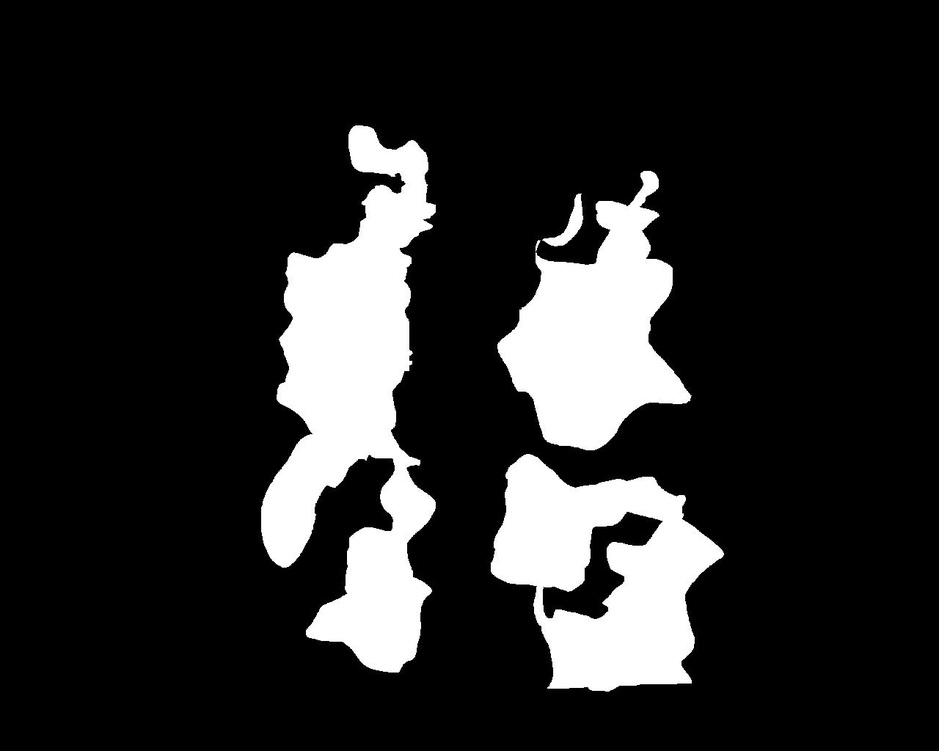
#> input picture data/DefectsMasks/Image23/Image23_Mask_0.jpg, 939 x 751 px, shrunk from 1280 x 1024 before the run, found by its file name
$ python spattering_generation.py
#> lines starting #> are read from the running program, lines starting #| are printed output that depends on the picture; after the words box and inside, x2 and y2 are one past the last pixel; in counts of white or black regions, pixels touching at a corner belong together
import numpy as np
import cv2
import random
from scipy.spatial.distance import cdist
import matplotlib.pyplot as plt

def generate_random_points(mask, min_dist, max_points=100):
    """
    Generate random points in the white areas of a binary mask.
    Points will be at least min_dist apart.

    Args:
    - mask: Binary mask where white areas are valid for point placement.
    - min_dist: Minimum distance between any two points.
    - max_points: Maximum number of points to place.

    Returns:
    - points: List of (x, y) tuples representing the points.
    """
    # Find white pixel coordinates
    white_coords = np.column_stack(np.where(mask == 255))

    points = []
    attempts = 0

    while len(points) < max_points and attempts < max_points * 10:
        # Randomly choose a white pixel
        idx = np.random.randint(0, len(white_coords))
        candidate_point = white_coords[idx]

        if len(points) == 0:
            points.append(candidate_point)
        else:
            # Ensure the new point is at least min_dist away from all existing points
            distances = cdist([candidate_point], points)
            if np.all(distances >= min_dist):
                points.append(candidate_point)

        attempts += 1

    return points

def proliferate_points_randomly(image, points, max_spread=10, darkest_gray=129, lightest_gray=196, newOrigin_Threshold: float = 0.7):
    """
    Proliferate points in an image randomly, using RGB format.

    Args:
    - image: The image where points are to be proliferated (RGB format).
    - points: List of (x, y) tuples representing the points.
    - max_spread: Maximum number of times a point can proliferate.
    - darkest_gray: Darkest gray level (0-255) for the points.
    - lightest_gray: Lightest gray level (0-255) for the points.

    Returns:
    - image: The updated RGB image with proliferated points.
    """
    directions = [(-1, 0), (1, 0), (0, -1), (0, 1),
                  (-1, -1), (-1, 1), (1, -1), (1, 1)]  # 8 possible directions
    directions_weights = [0.2, 0.2, 0.2, 0.2, 0.05, 0.05, 0.05, 0.05]
    for point in points:
        x, y = point
        tot_spread_count = random.randint(1, max_spread)
        spread_count = 0
        gray_color = (darkest_gray, darkest_gray, darkest_gray)
        image[x,y] = gray_color

        while  spread_count < tot_spread_count:
            # Randomly choose a direction to spread
            dx, dy = random.choices(directions,weights=directions_weights, k=1)[0]
            new_x, new_y = x + dx, y + dy

            if 0 <= new_x < image.shape[0] and 0 <= new_y < image.shape[1]:
                # Set a random gray intensity for the spread point
                #intensity = random.randint(darkest_gray, lightest_gray)
                gray_color = (lightest_gray, lightest_gray, lightest_gray)
                if np.all(image[new_x, new_y] == 255):
                    image[new_x, new_y] = gray_color
                    spread_count += 1
                else:
                    # Darken the pixel if it's already set
                    current_intensity = int(np.mean(image[new_x, new_y]))
                    new_intensity = random.randint(darkest_gray, current_intensity)
                    gray_color = (new_intensity, new_intensity, new_intensity)
                    image[new_x, new_y] = gray_color
                    if random.random() > newOrigin_Threshold:
                        x, y = new_x, new_y  # Move the spread origin to this new point

    return image

def generate_images_with_random_proliferation(mask, min_dist=10, max_points=100, max_spread=10, darkest_gray=129, lightest_gray=196):
    """
    Generate two images based on the input mask: one with random RGB proliferation and another binary image.

    Args:
    - mask: Binary mask where white areas are valid for point placement.
    - min_dist: Minimum distance between points.
    - max_points: Maximum number of points to generate.
    - max_spread: Maximum number of times a point can proliferate.
    - darkest_gray: Darkest gray level (0-255) for the points.
    - lightest_gray: Lightest gray level (0-255) for the points.

    Returns:
    - gray_image_rgb: The image with gray points in RGB and random proliferation.
    - binary_image: The binary image where proliferation areas are white and the rest is black.
    """
    # Generate random points on the white areas of the mask
    points = generate_random_points(mask, min_dist, max_points)

    # Create an empty RGB image for proliferation
    gray_image_rgb = np.ones((*mask.shape, 3), dtype=np.uint8)*255

    # Proliferate points on the RGB image randomly
    gray_image_rgb = proliferate_points_randomly(gray_image_rgb, points, max_spread, darkest_gray, lightest_gray)

    # Create a binary image from the RGB image
    binary_image = np.any(gray_image_rgb < 255, axis=-1).astype(np.uint8) * 255

    return gray_image_rgb, binary_image

if __name__ == '__main__':
    # Load the mask from a PNG file
    mask_path = 'data\DefectsMasks\Image23\Image23_Mask_0.jpg'  # Replace with your PNG file path
    mask = cv2.imread(mask_path, cv2.IMREAD_GRAYSCALE)
#> mask is the input picture: shape (751, 939); min 0, max 255, mean 39.7

    # Ensure the mask is binary (i.e., only 0 or 255 values)
    _, mask = cv2.threshold(mask, 127, 255, cv2.THRESH_BINARY)
#> mask: shape (751, 939); 15.6% white; 5 white regions, box (x1, y1, x2, y2) and area: (261, 125, 436, 673) 49688, (491, 454, 724, 692) 31707, (497, 171, 692, 450) 27731, (542, 194, 583, 246) 663, (535, 240, 540, 251) 22

    # Generate images with the given parameters
    gray_image_rgb, binary_image = generate_images_with_random_proliferation(
        mask, min_dist=22, max_points=100, max_spread=25, darkest_gray=126, lightest_gray=200
    )
#> in generate_random_points, `white_coords = np.column_stack(np.where(mask == 255))`: white_coords = 109811 pairs, first value 125 to 691, second value 261 to 723
#> the loop in generate_random_points, `while len(points) < max_points and attempts < max_points * 10:` made 213 passes
#> (idx, candidate_point, distances) on passes 2 to 7: (43567, [379, 620], [337]), (42613, [376, 518], [[246.8, 102]]), (45891, [387, 658], [[370, 38.83, 140.4]]), (21243, [297, 322], [[207.5, 309.1, 211.3, 347.8]]), (95939, [618, 540], [[259.4, 252, 243, 259.4, 388]]), (97639, [624, 684], [[395.6, 253.2, 298.4, 238.4, 487.8, 144.1]])
#> (idx, candidate_point) on passes 1, 8, 9, 10, 11, 12: (68268, [504, 307]), (41993, [374, 356]), (86293, [571, 371]), (55026, [429, 319]), (80471, [550, 645]), (80966, [552, 509])
#> after the loop in generate_random_points, `while len(points) < max_points and attempts < max_points * 10:`: attempts = 213; points = 100 pairs, first value 142 to 690, second value 277 to 703
#> the loop in proliferate_points_randomly, `for point in points:` made 100 passes
#> tot_spread_count on passes 1 to 12: 13, 22, 2, 18, 25, 21, 18, 6, 21, 23, 13, 8
#> after the loop in proliferate_points_randomly, `for point in points:`:
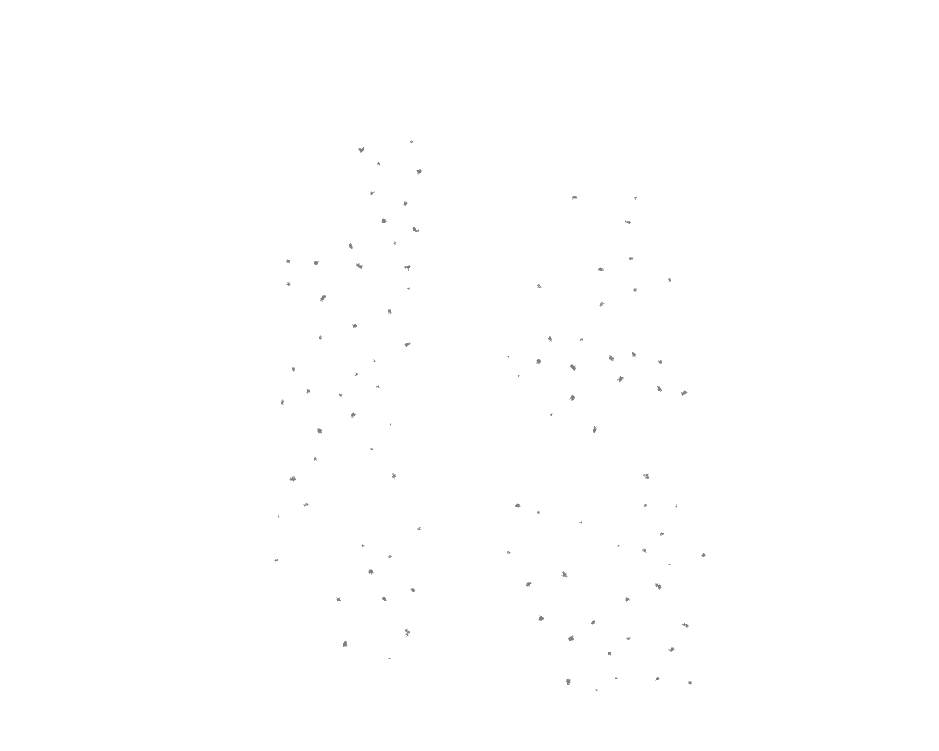
#> image: shape (751, 939, 3); min 126, max 255, mean 254.8
#> in generate_images_with_random_proliferation, `binary_image = np.any(gray_image_rgb < 255, axis=-1).astype(np.uint8) ..`:
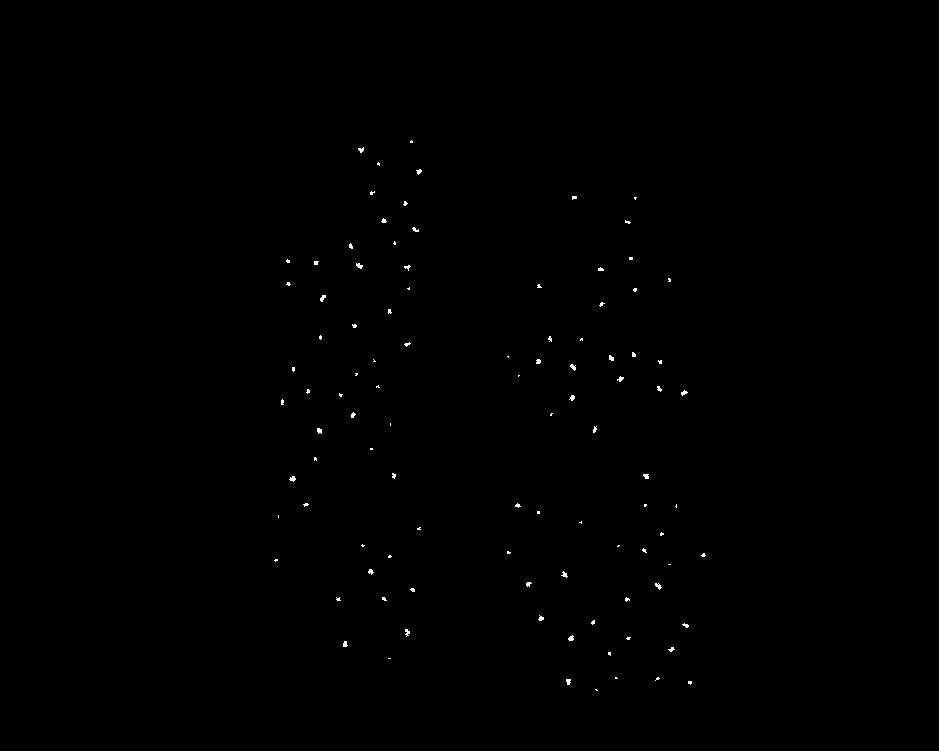
#> binary_image: shape (751, 939); 0.2% white in thin lines or dots, all inside (x1, y1, x2, y2) = (274, 140, 706, 691)

    rgb_path = 'data\Spattering\Spattering.png'
    binary_path = 'data\Spattering\Mask.png'

    cv2.imwrite(rgb_path, gray_image_rgb)
    cv2.imwrite(binary_path, binary_image)

    # Plot the results
    plt.figure(figsize=(12, 6))
    plt.subplot(1, 3, 1)
    plt.imshow(mask, cmap='gray')
    plt.title('Original Mask Image')

    plt.subplot(1, 3, 2)
    plt.imshow(gray_image_rgb)
    plt.title('RGB Image with Random Proliferation')

    plt.subplot(1, 3, 3)
    plt.imshow(binary_image, cmap='gray')
    plt.title('Binary Image from Proliferation')

    plt.show()
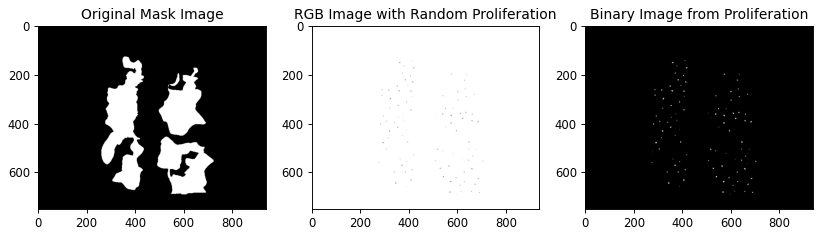
#> figure drawn by matplotlib, 3 panels
